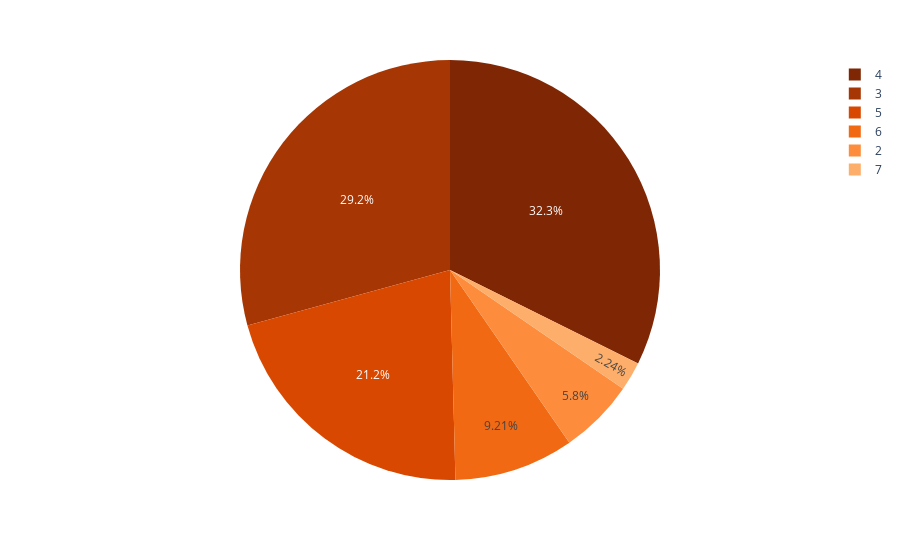

Notebook code cell kept with this figure:
### Markdown cell above
Customer Care Calls

### Code cell
calls = data_numeric['Customer_care_calls'].value_counts().reset_index()
calls.columns = ['Calls', 'Value']
fig = px.pie(
    calls,
    names='Calls',
    values='Value',
    color_discrete_sequence=px.colors.sequential.Oranges_r
)
fig.update_traces(textinfo='percent')
fig.show()

### Figure 1 — Plotly figure (JSON) as saved in the notebook; plotly's stock layout.template omitted (floating-point values rounded to 4 significant figures)
{"data": [{"domain": {"x": [0, 1], "y": [0, 1]}, "hovertemplate": "Calls=%{label}<br>Value=%{value}<extra></extra>", "labels": [4, 3, 5, 6, 2, 7], "legendgroup": "", "name": "", "showlegend": true, "textinfo": "percent", "type": "pie", "values": [3557, 3217, 2328, 1013, 638, 246]}], "layout": {"legend": {"tracegroupgap": 0}, "margin": {"t": 60}, "piecolorway": ["rgb(127,39,4)", "rgb(166,54,3)", "rgb(217,72,1)", "rgb(241,105,19)", "rgb(253,141,60)", "rgb(253,174,107)", "rgb(253,208,162)", "rgb(254,230,206)", "rgb(255,245,235)"]}}
